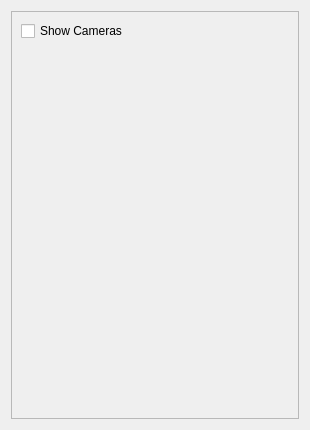
<?xml version="1.0" encoding="UTF-8"?>
<ui version="4.0">
 <class>CameraView</class>
 <widget class="QWidget" name="CameraView">
  <property name="geometry">
   <rect>
    <x>0</x>
    <y>0</y>
    <width>310</width>
    <height>430</height>
   </rect>
  </property>
  <property name="windowTitle">
   <string>Cameras</string>
  </property>
  <layout class="QVBoxLayout" name="verticalLayout">
   <item>
    <widget class="QScrollArea" name="scrollArea">
     <property name="widgetResizable">
      <bool>true</bool>
     </property>
     <widget class="QWidget" name="scrollAreaWidgetContents">
      <property name="geometry">
       <rect>
        <x>0</x>
        <y>0</y>
        <width>290</width>
        <height>410</height>
       </rect>
      </property>
      <layout class="QVBoxLayout" name="verticalLayout_2">
       <item>
        <widget class="QCheckBox" name="ShowCameras">
         <property name="text">
          <string>Show Cameras</string>
         </property>
        </widget>
       </item>
       <item>
        <spacer name="verticalSpacer">
         <property name="orientation">
          <enum>Qt::Orientation::Vertical</enum>
         </property>
         <property name="sizeHint" stdset="0">
          <size>
           <width>20</width>
           <height>40</height>
          </size>
         </property>
        </spacer>
       </item>
      </layout>
     </widget>
    </widget>
   </item>
  </layout>
 </widget>
 <resources/>
 <connections/>
</ui>
